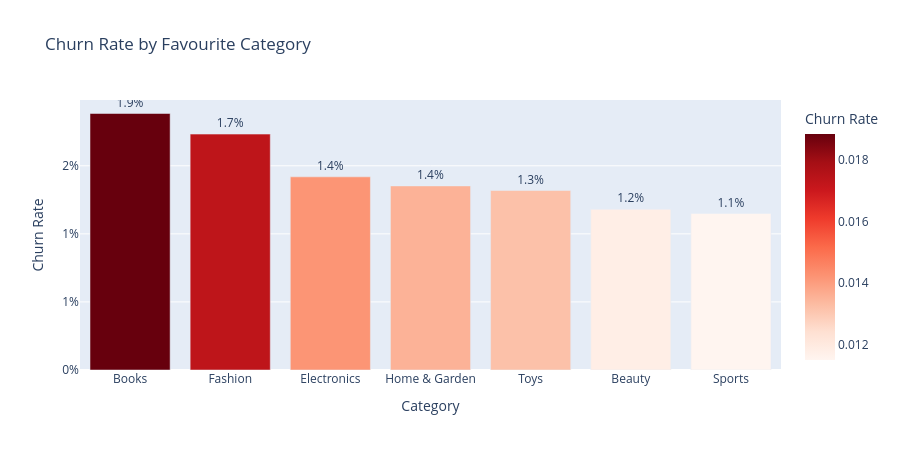

Source (notebook cell):
### Code cell
# Favourite category vs churn 
cat_churn = (
    df_raw.groupby('favourite_category')['churned']
          .mean()
          .sort_values(ascending=False)
          .reset_index()
)
cat_churn.columns = ['Category', 'Churn Rate']

fig = px.bar(cat_churn, x='Category', y='Churn Rate',
             title='Churn Rate by Favourite Category',
             color='Churn Rate', color_continuous_scale='Reds',
             text_auto='.1%')
fig.update_traces(textposition='outside')
fig.update_layout(yaxis_tickformat='.0%', height=450)
fig.show()

### Figure 1 — Plotly figure (JSON) as saved in the notebook; plotly's stock layout.template omitted (floating-point values rounded to 4 significant figures)
{"data": [{"hovertemplate": "Category=%{x}<br>Churn Rate=%{marker.color}<extra></extra>", "legendgroup": "", "marker": {"color": [0.01884, 0.01733, 0.01419, 0.01352, 0.01319, 0.01181, 0.01149], "coloraxis": "coloraxis", "pattern": {"shape": ""}}, "name": "", "orientation": "v", "showlegend": false, "textposition": "outside", "texttemplate": "%{y:.1%}", "type": "bar", "x": ["Books", "Fashion", "Electronics", "Home & Garden", "Toys", "Beauty", "Sports"], "xaxis": "x", "y": [0.01884, 0.01733, 0.01419, 0.01352, 0.01319, 0.01181, 0.01149], "yaxis": "y"}], "layout": {"barmode": "relative", "coloraxis": {"colorbar": {"title": {"text": "Churn Rate"}}, "colorscale": [[0, "rgb(255,245,240)"], [0.125, "rgb(254,224,210)"], [0.25, "rgb(252,187,161)"], [0.375, "rgb(252,146,114)"], [0.5, "rgb(251,106,74)"], [0.625, "rgb(239,59,44)"], [0.75, "rgb(203,24,29)"], [0.875, "rgb(165,15,21)"], [1, "rgb(103,0,13)"]]}, "height": 450, "legend": {"tracegroupgap": 0}, "title": {"text": "Churn Rate by Favourite Category"}, "xaxis": {"anchor": "y", "domain": [0, 1], "title": {"text": "Category"}}, "yaxis": {"anchor": "x", "domain": [0, 1], "tickformat": ".0%", "title": {"text": "Churn Rate"}}}}
